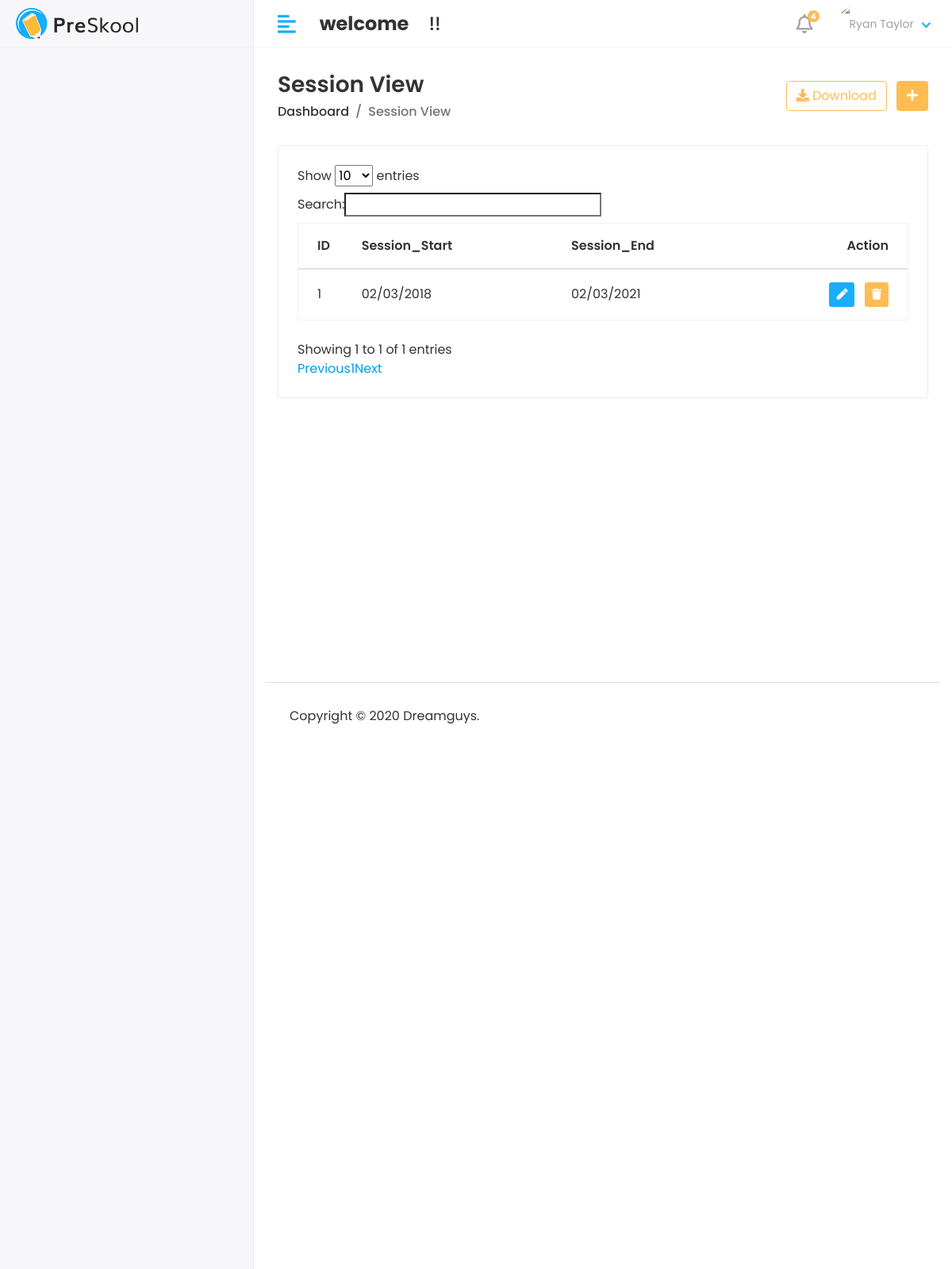
/hod/session/view, run on an earlier commit of the app's database.
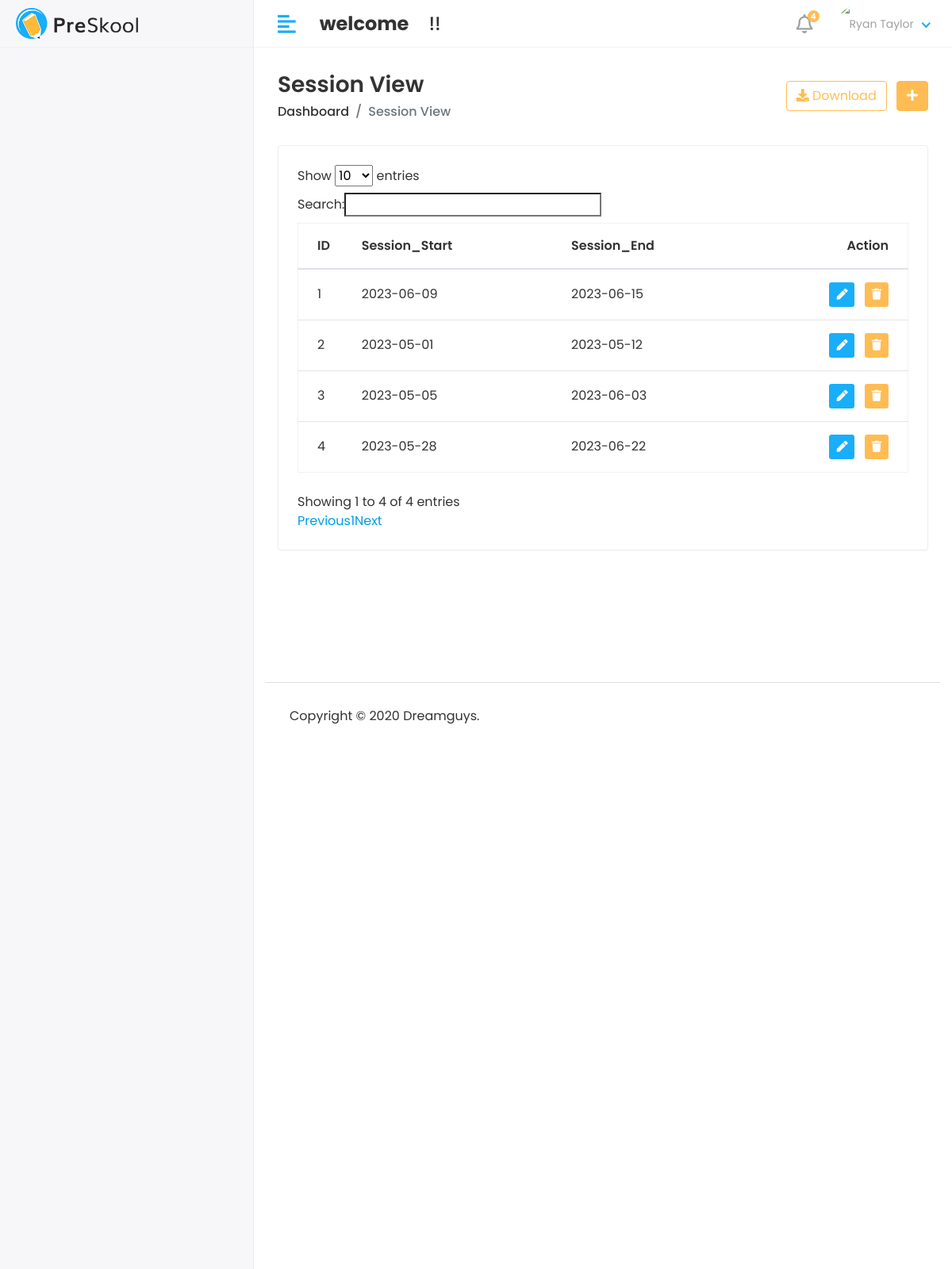
And on a later commit of the database.
### app/models.py (models this page shows, shortened)
class Session_Year(models.Model):
    session_start = models.CharField(max_length=100)
    session_end = models.CharField(max_length=100)

### student_management_system/Hod_views.py (the view)
# urls.py: path('hod/session/view',Hod_views.VIEW_SESSION,name='view_session'),
def VIEW_SESSION(request):
    session = Session_Year.objects.all()
    context ={
        'session': session
    }
    return render(request,'Hod/view_session.html',context)

### templates/Hod/view_session.html (shortened to what this page needs)
{% extends 'base.html'%}
{% block content %}
<div class="page-wrapper">
    <div class="content container-fluid">
       <div class="page-header">
          <div class="row align-items-center">
             <div class="col">
                <h3 class="page-title">Session View</h3>
                <ul class="breadcrumb">
                   <li class="breadcrumb-item"><a href="index.html">Dashboard</a></li>
                   <li class="breadcrumb-item active">Session View</li>
                </ul>
             </div>
             <div class="col-auto text-right float-right ml-auto">
                <a href="#" class="btn btn-outline-primary mr-2"><i class="fas fa-download"></i> Download</a>
                <a href="add-student.html" class="btn btn-primary"><i class="fas fa-plus"></i></a>
             </div>
          </div>
       </div>
       <div class="row">
          <div class="col-sm-12">
             <div class="card card-table">
                <div class="card-body">
                   <div class="table-responsive">
                      <table class="table table-hover table-center mb-0 " id="table_id">
                         <thead>
                            <tr>
                               <th>ID</th>
                               <th>Session_Start</th>
                               <th>Session_End</th>
                               <th class="text-right">Action</th>
                            </tr>
                         </thead>
                         <tbody>
                            {% for i in session %}
                            <tr>
                                <td>{{i.id}}</td>
                               <td>{{i.session_start}}</td>
                               <td>{{i.session_end}}</td>
                               <td class="text-right">
                                  <div class="actions">
                                     <a href="{% url 'edit_session' i.id %}" class="btn btn-sm bg-success-light mr-2">
                                     <i class="fas fa-pen"></i>
                                     </a>
                                     <a href="{% url 'delete_session' i.id %}" class="btn btn-sm bg-danger-light">
                                     <i class="fas fa-trash"></i>
                                     </a>
                                  </div>
                               </td>
                            </tr>
                            {% endfor %}
                         </tbody>
                      </table>
                   </div>
                </div>
             </div>
          </div>
       </div>
    </div>
 </div>
{% endblock %}

What changed in the data, as far as the page shows it:
changed Session_Year id 1: session_start "02/03/2018" → "2023-06-09"; session_end "02/03/2021" → "2023-06-15"
added Session_Year: id "2", session_start "2023-05-01", session_end "2023-05-12"
added Session_Year: id "3", session_start "2023-05-05", session_end "2023-06-03"
added Session_Year: id "4", session_start "2023-05-28", session_end "2023-06-22"
Also different on the page:
text written by a page script: "Show entries Search: Showing 1 to 1 of 1 entries Previous 1 Next" → "Show entries Search: Showing 1 to 4 of 4 entries Previous 1 Next"
